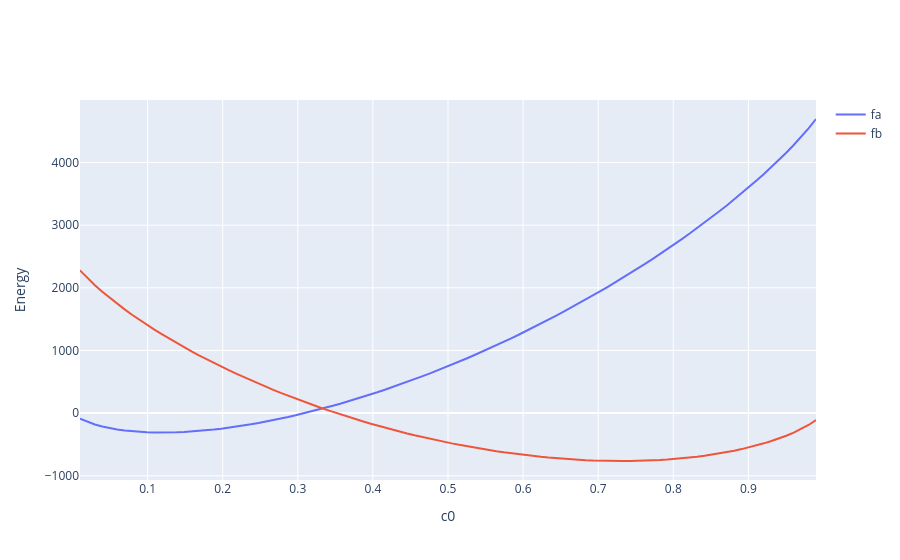

The notebook cell saved with this chart:
### Code cell
x_values = np.linspace(0.01, .99, 100)
Fa = fa(c0a=x_values, c1a=1-x_values, Va=1)
fa_trace = go.Scatter(x=x_values, y=Fa, mode='lines', name='fa')

Fb = fb(c0b=x_values, c1b=1-x_values, Vb=1)
fb_trace = go.Scatter(x=x_values, y=Fb, mode='lines', name='fb')

fig_fafb = go.Figure(data = [fa_trace, fb_trace])
fig_fafb.update_layout(
    xaxis_title='c0',
    yaxis_title='Energy',
)
fig_fafb.show()
